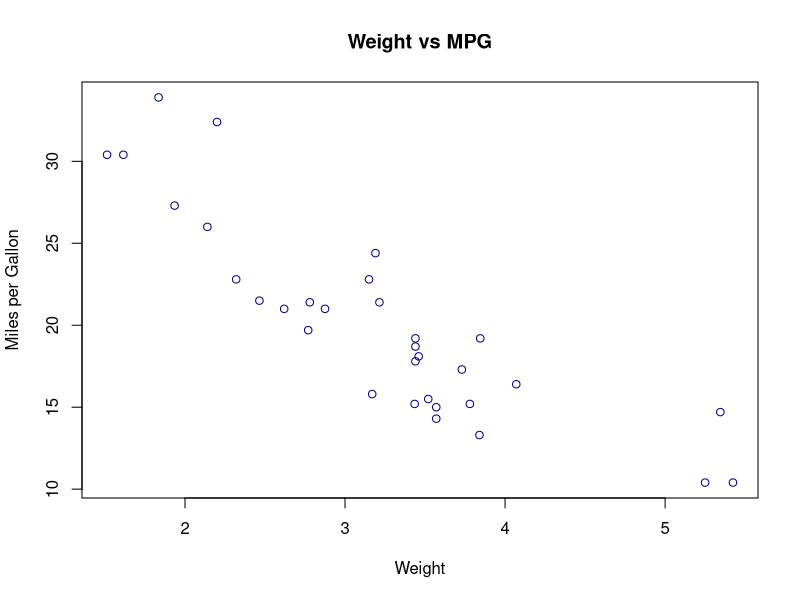

Source code (R):
## ---- chunk 1
plot(mtcars$wt, mtcars$mpg,
     col = "darkblue",
     main = "Weight vs MPG",
     xlab = "Weight",
     ylab = "Miles per Gallon")
